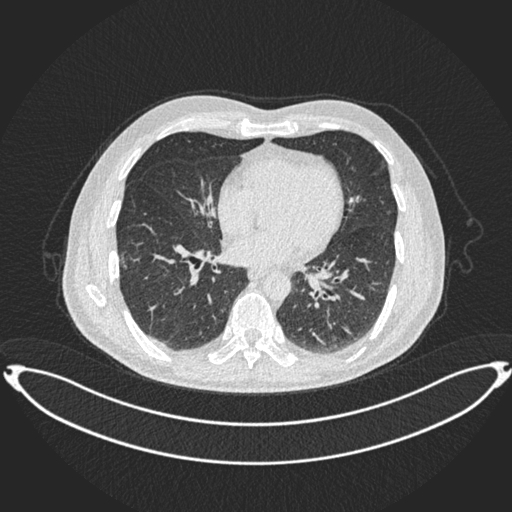
#> input picture datasets/Test/Benign/Bengin case (10).jpg, 512 x 512 px
$ python -i train_cnn_glcm_roi.py   (imports and definitions only)   (older library calls are emulated)
#> lines starting #> are read from the running program, lines starting #| are printed output that depends on the picture; after the words box and inside, x2 and y2 are one past the last pixel; in counts of white or black regions, pixels touching at a corner belong together
#> further down, picture is the input picture: shape (512, 512); min 37, max 255, mean 89.6
# train_cnn_glcm_full.py
# Run: python train_cnn_glcm_full.py
# Make sure virtualenv active and dependencies installed.

import os
import cv2
import numpy as np
from pathlib import Path
from tqdm import tqdm
import joblib
import matplotlib.pyplot as plt

from skimage.feature import graycomatrix, graycoprops
from skimage import exposure

from sklearn.svm import SVC
from sklearn.preprocessing import StandardScaler
from sklearn.metrics import classification_report, confusion_matrix, accuracy_score

import tensorflow as tf
from tensorflow.keras.applications import MobileNetV2
from tensorflow.keras.models import Model
from tensorflow.keras.layers import GlobalAveragePooling2D, Input

# --------------------- CONFIG ---------------------
BASE_DIR = Path(__file__).resolve().parent  # backend folder
TRAIN_DIR = BASE_DIR / "datasets" / "train"      # <-- MODIFIED
TEST_DIR = BASE_DIR / "datasets" / "test"        # <-- MODIFIED
MODEL_DIR = BASE_DIR / "models"
# [1 line not run here, left out]

IMG_SIZE = (224, 224)   # input size for CNN feature extractor
ROI_SIZE = (128, 128)   # size for GLCM and CNN ROI if using direct CNN on ROIs
BATCH_PRINT = 50        # progress print frequency

LABELS = ["Normal", "Benign", "Malignant"]  # folder names and mapping order
LABEL_MAP = {name: i for i, name in enumerate(LABELS)}

# --------------------- UTIL: Preprocess ---------------------
# [11 lines left out: function preprocess_image_gray, not called in this run]

# --------------------- UTIL: Lung segmentation ---------------------
def segment_lung_mask(img):
    """
    Return a binary mask of the lung region.
    Uses thresholding + morphological ops to get largest components (lungs).
    """
    # Otsu threshold (image should be uint8)
    _, th = cv2.threshold(img, 0, 255, cv2.THRESH_BINARY + cv2.THRESH_OTSU)
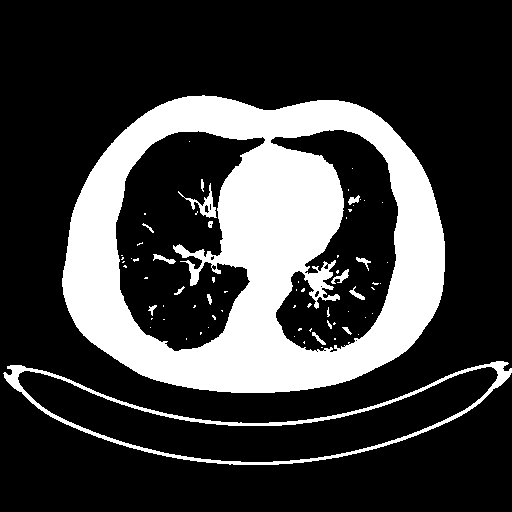
#> th: shape (512, 512); 24% white; 71 white regions (54 under 20 px), largest, box (x1, y1, x2, y2) and area: (62, 95, 445, 393) 57511, (3, 361, 512, 465) 4127, (178, 183, 217, 218) 322
    # Invert if background is white
    if np.mean(th) > 127:
        th = cv2.bitwise_not(th)
    # Remove small noise, close holes
    kernel = cv2.getStructuringElement(cv2.MORPH_ELLIPSE, (7,7))
    closed = cv2.morphologyEx(th, cv2.MORPH_CLOSE, kernel, iterations=2)
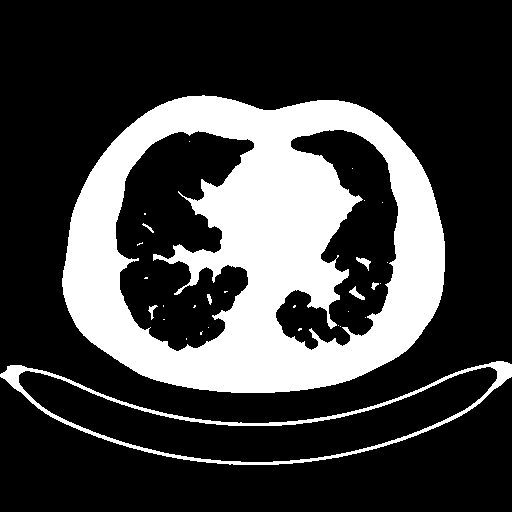
#> closed: shape (512, 512); 25.3% white; 30 white regions (22 under 20 px)
    # Keep largest two components (lungs)
    contours, _ = cv2.findContours(closed, cv2.RETR_EXTERNAL, cv2.CHAIN_APPROX_SIMPLE)
#> contours = 2 contours; box (x1, y1, x2, y2) and area: (62, 95, 445, 393) 93025, (0, 361, 512, 465) 20590
    if not contours:
        return np.ones_like(img, dtype=np.uint8) * 255
    # Sort by area descending and fill top 2
    contours = sorted(contours, key=cv2.contourArea, reverse=True)
    mask = np.zeros_like(img, dtype=np.uint8)
    for c in contours[:2]:
        cv2.drawContours(mask, [c], -1, color=255, thickness=-1)
#> this loop made 2 passes
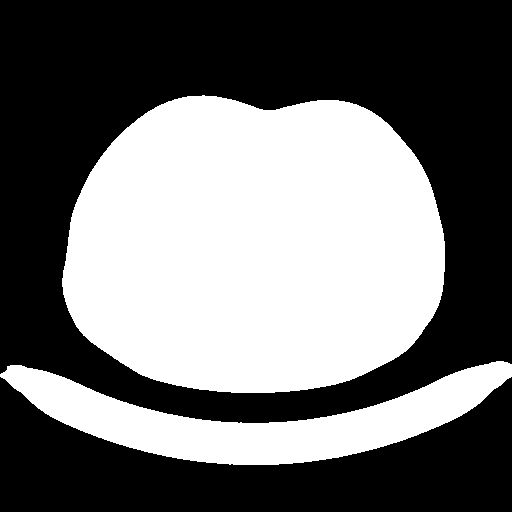
#> mask: shape (512, 512); 43.7% white; 2 white regions, box (x1, y1, x2, y2) and area: (62, 95, 445, 393) 93535, (0, 361, 512, 465) 21111
    # Morphological opening to smooth
    mask = cv2.morphologyEx(mask, cv2.MORPH_OPEN, kernel, iterations=1)
#> mask: shape (512, 512); 43.7% white; 2 white regions, box (x1, y1, x2, y2) and area: (62, 95, 445, 393) 93534, (0, 361, 512, 465) 21110
    return mask

# --------------------- UTIL: Candidate ROI extraction ---------------------
# [216 lines left out: functions extract_candidate_rois, lung_roi_fallback, extract_glcm_features, build_cnn_feature_extractor, extract_cnn_feature_from_roi, process_image_to_feature_vector and 2 more, not called in this run]
# [2 lines not run here, left out]

>>> import cv2
>>> picture = cv2.imread('datasets/Test/Benign/Bengin case (10).jpg', cv2.IMREAD_GRAYSCALE)
>>> result = segment_lung_mask(picture)

$ run again, on datasets/Test/Normal/Normal case (10).jpg
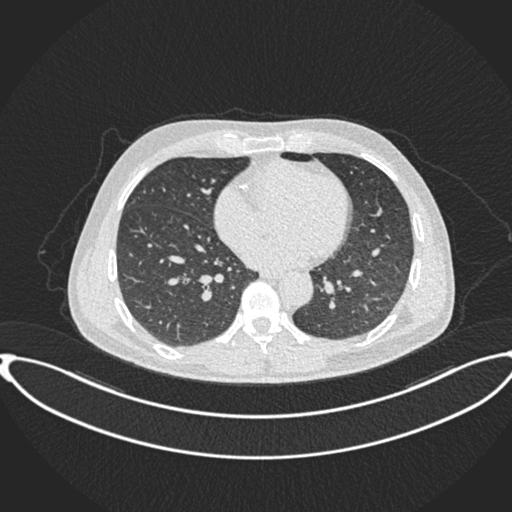
#> input picture datasets/Test/Normal/Normal case (10).jpg, 512 x 512 px
#> picture is the input picture: shape (512, 512); min 37, max 255, mean 87.9
#> in segment_lung_mask, `_, th = cv2.threshold(img, 0, 255, cv2.THRESH_BINARY + cv2.THRESH_OTSU)`:
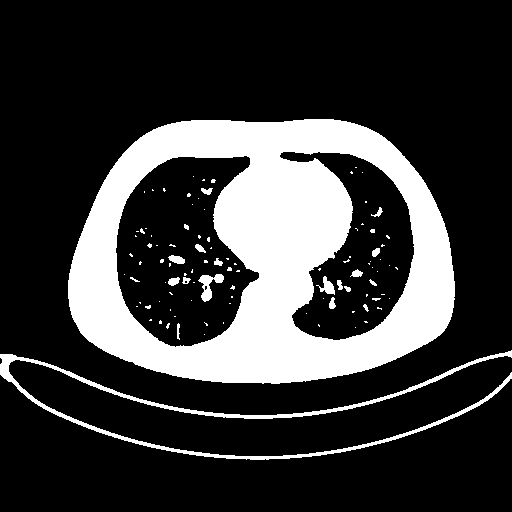
#> th: shape (512, 512); 22.5% white; 103 white regions (82 under 20 px), largest, box (x1, y1, x2, y2) and area: (68, 119, 455, 384) 52830, (0, 350, 512, 460) 4289, (198, 274, 224, 302) 313
#> closed: shape (512, 512); 23.7% white; 32 white regions (22 under 20 px)
#> contours = 2 contours; box (x1, y1, x2, y2) and area: (68, 119, 455, 384) 84563, (0, 350, 512, 460) 3286
#> the loop in segment_lung_mask, `for c in contours[:2]:` made 2 passes
#> in segment_lung_mask, `mask = cv2.morphologyEx(mask, cv2.MORPH_OPEN, kernel, iterations=1)`:
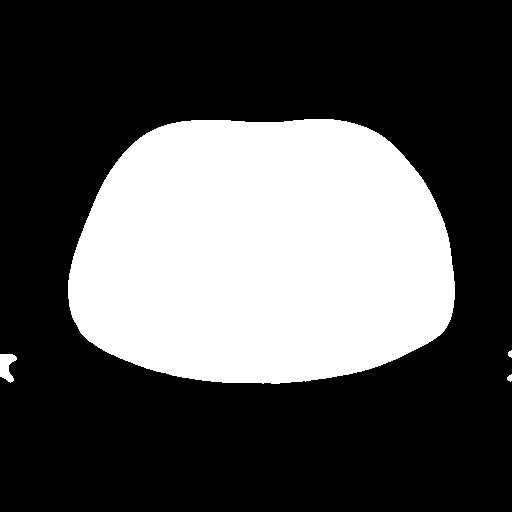
#> mask: shape (512, 512); 32.6% white; 4 white regions, box (x1, y1, x2, y2) and area: (68, 119, 455, 384) 85062, (0, 354, 17, 383) 319, (507, 374, 512, 382) 28, (508, 350, 512, 358) 24
